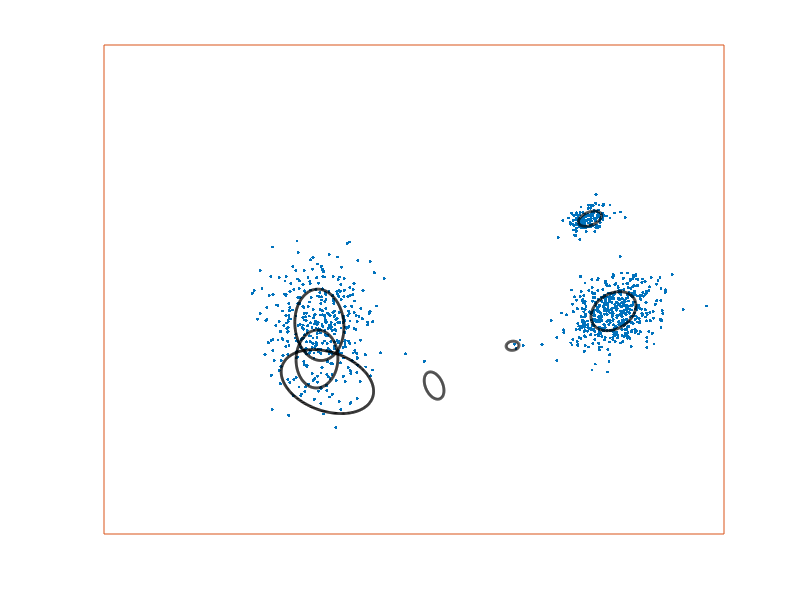

Here is the MATLAB script that generated this plot:
% generate from a dirichlet process mixture model

clear
aa = 1; % alpha
nn = 1000; % number of data points
ss = [1:10 50 100 200 500 1000]; % snapshot times
sigma = .5*eye(2); % mean covariance matrix
vsigma = 1;
dof = 10; % degree of freedom
mu  = zeros(2,1); % mean of means
mv  = 8*ones(2,1); % std of means
ax = 30;

T = [];
zz = zeros(2,nn);
for ii = 1:nn
  pp = [T aa];
  kk = sum(rand(1)*sum(pp) > cumsum(pp))+1;
  if kk < length(T)
    T(kk) = T(kk) + 1;
  else
    T(kk) = 1;
  end
  zz(ii) = kk;
end  

mm = zeros(2,length(T));
vv = zeros(2,2,length(T));
for kk = 1:length(T)
  mm(:,kk) = randn(2,1) .* mv + mu;
  vv(:,:,kk) = sqrtm(wishrnd(sigma,dof)) * sqrt(gamrnd(vsigma,1));
end

xx = zeros(2,nn);
for ii = 1:nn
  kk = zz(ii);
  xx(:,ii) = vv(:,:,kk) * randn(2,1) + mm(:,kk);
end

bb = 0:.02:2*pi;
figure(2)
for jj = 1:length(ss)
  sj = ss(jj);
  hh = hist(zz(1:sj),1:max(zz(1:sj)));
  cc = find(hh>=1);
  hh(jj) = plot(xx(1,1:sj),xx(2,1:sj),'.','markersize',7);
  hold on;
  for kk = cc
    uu = vv(:,:,kk);
    circ = mm(:,kk)*ones(1,length(bb)) + uu*[sin(bb);cos(bb)];
    plot(circ(1,:),circ(2,:),'linewidth',2,'color','k')
  end
  plot([-ax ax ax -ax -ax],[-ax -ax ax ax -ax]);
  hold off
  axis([-ax ax -ax ax])
  axis off
  pause
end
clear    


